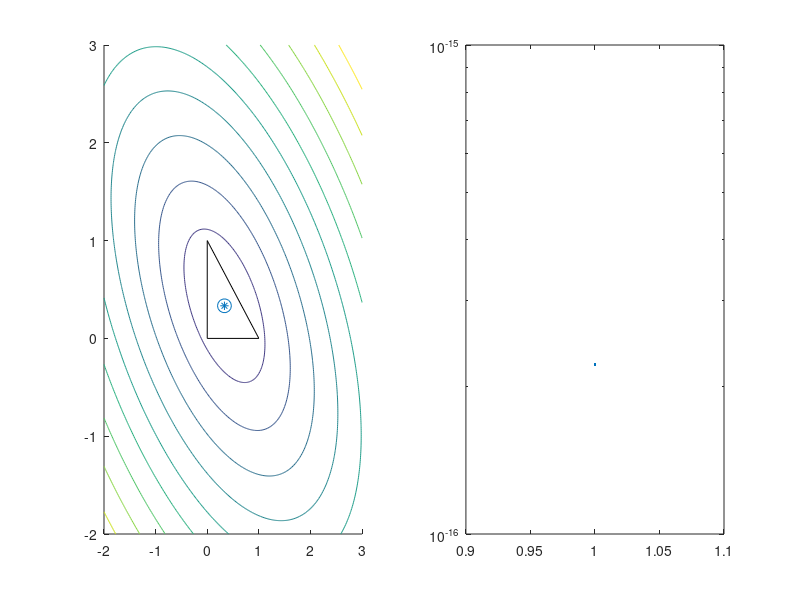

This chart was generated by the following MATLAB code:
function newton_test_111(u0, u1, u2, s, h)
    if nargin < 1
        u0 = 0;
    end
    if nargin < 2
        u1 = 0;
    end
    if nargin < 3
        u2 = 0;
    end
    if nargin < 4
        s = 1;
    end
    if nargin < 5
        h = 1;
    end

    du = [u1; u2] - u0;
    sh = s*h;

    l = @(x, y) sqrt((1 - x - y).^2 + x.^2 + y.^2);
    FHessInv = @(x, y) (l(x, y)/sh)*[1 + x.*(3*x - 2), x.*(3.*y - 1) - ...
                        y; x.*(3.*y - 1) - y, 1 + y.*(3*y - 2)];
    FGrad = @(x, y) du + (sh/l(x, y))*[2.*x + y - 1; x + 2.*y - 1];
    
    X(1, :) = [1/3; 1/3];

    for k = 2:50
        x = X(k - 1, 1);
        y = X(k - 1, 2);

        p = FHessInv(x, y)*FGrad(x, y);
        if all(p == 0)
            E(k - 1) = eps();
            break;
        end
        alpha = get_step_size([x; y], p, du, sh);
        X(k, :) = [x; y] + alpha*p;
        
        E(k - 1) = norm(p, 'inf')/norm(X(k, :), 'inf');
        fprintf('%0.16g\n', E(k - 1));
        if E(k - 1) < 1e-15
            break;
        end
    end
    if E(length(E)) == 0
        E(length(E)) = eps; % for better plotting
    end
    fprintf('Required k = %d steps.\n', k - 1);
    
    lam1 = X(k - 1, 1);
    lam2 = X(k - 1, 2);
    uhat = (1 - lam1 - lam2)*u0 + lam1*u1 + lam2*u2 + s*h*l(lam1, lam2);
    fprintf('uhat := %0.16g\n', uhat);

    lin = linspace(-2, 3, 251);
    [x_ y_] = meshgrid(lin, lin);
    F = (1 - x_ - y_)*u0 + x_*u1 + y_*u2 + s*h*l(x_, y_);

    figure;
    subplot(1, 2, 1);
    hold on;
    contour(x_, y_, F, 10);
    plot([0 1 0 0], [0 0 1 0], 'k');
    plot(X(:, 1), X(:, 2), '-*');
    scatter(X(size(X, 1), 1), X(size(X, 1), 2), 100);
    subplot(1, 2, 2);
    semilogy(1:length(E), E);
end

function e = get_e()
    e = [-2; -2];
end

function alpha = get_step_size(lambda, p, du, sh)
    e = get_e();
    delta = (2*du'*p/sh)^2;
    tmp1 = 2*Mdot(p, p) - delta;
    tmp2 = Mdot(lambda, p) + e'*p;
    a = Mdot(p, p)*tmp1/2;
    b = tmp1*tmp2;
    c = tmp2*tmp2 - delta*Q(lambda);
    disc = b*b - 4*a*c;
    assert(disc >= 0);
    lhs = -b/(2*a);
    rhs = sqrt(disc)/(2*a);
    if lhs + rhs <= 0
        alpha = lhs + rhs;
    else
        alpha = lhs - rhs;
    end
end

function value = Mdot(u, v)
    M = [4 2; 2 4];
    value = u'*M*v;
end

function value = Q(lambda)
    x = lambda(1);
    y = lambda(2);
    value = (1 - x - y).^2 + x.^2 + y.^2;
end
